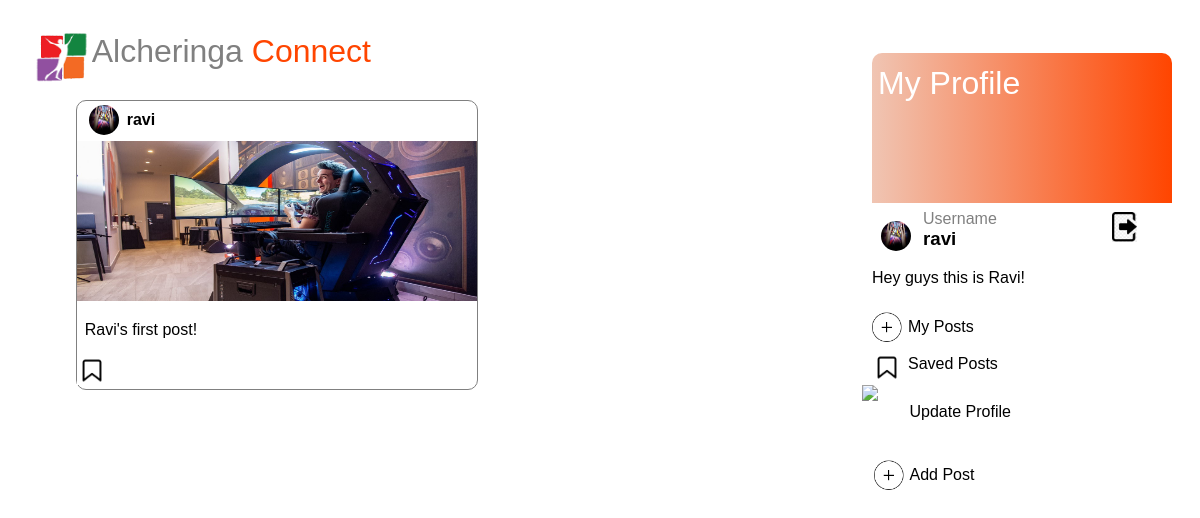
Page /post/2/ (signed in) on the committed database.
### pages/models.py (models this page shows, shortened)
class Post(models.Model):
	username=models.ForeignKey(User,on_delete=models.CASCADE)
	caption=models.TextField()
	date_posted=models.DateTimeField(default=timezone.now)
	picture=models.ImageField(default='media/default.png',upload_to='profile')
	favourites=models.ManyToManyField(User,related_name="favourite",default=None,blank=True)

### users/models.py (models this page shows, shortened)
class Profile(models.Model):
	user=models.OneToOneField(User,on_delete=models.CASCADE)
	image=models.ImageField(default='default1.png',upload_to='profile_pics')
	bio=models.TextField()

### pages/views.py (the view)
# urls.py: path('post/<int:pk>/', PostDetailView.as_view(), name='post-detail'),
class PostDetailView(DetailView):
	model=Post

### pages/templates/pages/post_detail.html (shortened to what this page needs)
{% load static%}
<!DOCTYPE html>
<head>
    <link rel="stylesheet" href="{% static 'pages/login_page_css.css' %}">
    <div id="header" style="display:flex;">
        <img src="{% static 'pages/alcher.png' %}">
        <a style="text-decoration: none;" href="{%url 'profile-page'%}"><h1 style="font-weight:100;color:grey;text-decoration: none;">Alcheringa <span style="color:orangered;font-weight: 100;">Connect</span></h1><a>
     </div>
</head>
<body style="font-family:sans-serif;">
    <div style="display:flex;">
        <div style="display:block;margin-left: 3%;">
            <div style="border-style:solid;border-color:grey;border-width:0.5px;width:400px;margin-left:8%;margin-top:2%;border-radius:10px;">
                    <div style="display: flex;margin-bottom: 1%;">
                        <img src="{{object.username.profile.image.url}}" style="border-radius:50%;margin-top:1%;margin-left:3%;height:30px;width:30px;">
                        <p style="font-weight: 600;margin-top:3%;margin-left: 2%;margin-top: 2.5%;">{{object.username}}</p>
                    </div>
                    <img src="{{post.picture.url}}" style="width:100%;height:160px;margin-top:-2%;justify-content: center;">
                <div style="display: block;">
                    <p style="font-family: sans-serif;margin-left: 2%;">{{object.caption}}</p>
                    <div style="display:flex;">
                        <a href="{% url 'favourite_add' post.id %}">
                        <img id ="savebutton" src="{% static 'pages/save.png' %}" style="height: 30px;margin-left:0%;cursor:pointer;" onmouseover="changeColor()" onmouseout="changeColorBack()"></a>
                    </div>
                </div>
        </div>
    </div>
        <div style="display:block;width:25%;margin-left:72%;border-radius: 10px;margin-top:-1.75%;position: fixed;">
            <div style="width:100%;height:150px;margin-top:-6%;border-top-left-radius: 10px;border-top-right-radius: 10px;" class="redbox">
                <h1 style="color:white;font-weight:100;margin-top:4%;position:absolute;margin-left:2%;">My Profile</h1>
                <a href='{% url "logout" %}'><img src="{% static 'pages/logout.jpg' %}" style="width:25px;margin-top:53%;margin-left:80%;"></a>
            </div>
            <img src="{{user.profile.image.url}}"style="width:30px;border-radius:50%;height:30px;margin-top:6%;margin-left:3%;">
            <h4 style="color:grey;font-weight:100;margin-left:17%;margin-top:-15%;">Username</h4>
            <h3 style="margin-left:17%;margin-top:-7%;">{{request.user.username}}</h3>
            <p>{{user.profile.bio}}</p>
            <div style="display:flex; cursor:pointer;">
                <img src="{% static 'pages/add1.png' %}" style="width:10%;height:10%;margin-top:3%;">
                <a href="{% url 'my-posts-page'%}"  style="margin-left:2%;margin-top:5%;color:black;text-decoration: none;">My Posts</a>
            </div>
           <div style="display:flex; cursor:pointer;">
                <img src="{% static 'pages/save.png' %}" style="width:10%;height:10%;margin-top:3%;">
                <a href="{% url 'favourite_list' %}" style="margin-left:2%;margin-top: 4%;text-decoration: none;color: black;">Saved Posts</a>
            </div>
            <div style="display:flex; cursor:pointer;">
                <img src="{% static 'pages/profile.jpg' %}" style="width:18%;margin-top:1%;margin-left: -3.5%;">
                <a href='{% url "update-profile-page" %}'style="margin-left:-2%;margin-top:7%;color:black;text-decoration:none;">Update Profile</a>
            </div>
            <div style="display:flex; cursor:pointer;margin-top:10%;">
                <img src="{% static 'pages/add1.png' %}" style="width:10%;height:10%;margin-top:3%;margin-left: 0.5%;">
                <a href='{% url "upload-page" %}'style="margin-left:2%;margin-top:5%;color:black;text-decoration:none;">Add Post</a>
            </div>
        </div>
    </div>
</body>
</html>

### pages/static/pages/login_page_css.css (style rules this page uses)
#header { font-family: "Comic Sans MS", cursive, sans-serif; color:grey; margin-top:1%; margin-left: 2%; }
#header img { width: 60px; height: 50px; position: relative; top:20px; justify-content: center; }
.redbox { background-image: linear-gradient(to left,orangered,rgb(240, 197, 179)); }

### rows in the picture
Post: username.profile.image (picture), username "ravi", picture (picture), caption "Ravi's first post!"

### other values in the picture
{{ request.user.username }} "ravi"
{{ user.profile.bio }} "Hey guys this is Ravi!"
